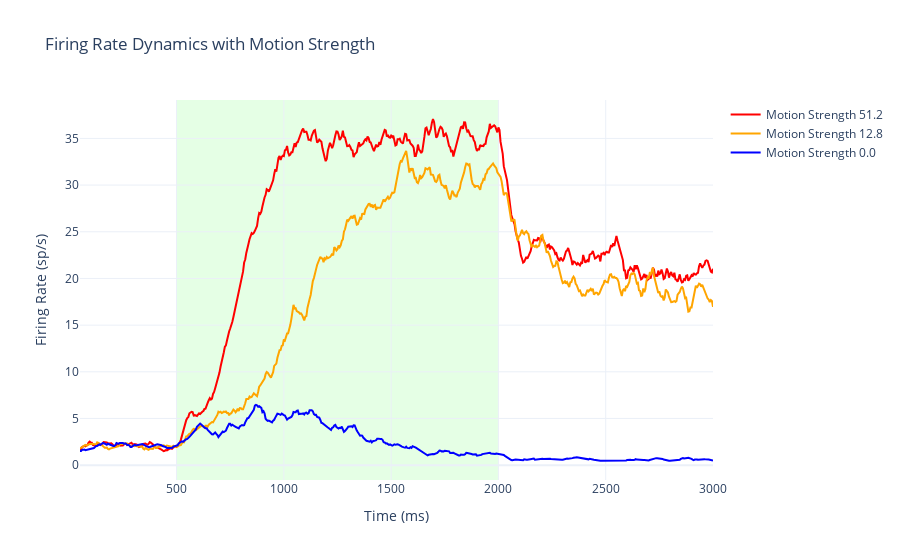

Write notebook code for a chart like this one.
### Markdown cell above
完善绘图

### Code cell
# 不同的运动强度条件
motion_strengths = [51.2, 12.8, 0.0]  # 运动强度条件
colors = ["red", "orange", "blue"]  # 为不同强度设置颜色
linestyles = ["solid", "solid", "solid"]  # 为不同强度设置线型

# 储存每种运动强度下的放电率
r1_conditions = []
r2_conditions = []

# 模拟不同的运动强度条件
for i, coherence in enumerate(motion_strengths):
    # 重新设置刺激输入
    I_stim_1 = J_Input * mu0 * (1 + coherence / 100)
    I_stim_2 = J_Input * mu0 * (1 - coherence / 100)
    I_ext1 = np.full(n_time_steps, I_0)
    I_ext2 = np.full(n_time_steps, I_0)
    I_ext1[stim_indices] += I_stim_1
    I_ext2[stim_indices] += I_stim_2

    # 重置变量
    S1 = np.zeros(n_time_steps)
    S2 = np.zeros(n_time_steps)
    r1 = np.zeros(n_time_steps)
    r2 = np.zeros(n_time_steps)
    S1[0] = S2[0] = 0.1

    # 网络模拟
    for t in range(n_time_steps - 1):
        I_noise1 += dt / tau_AMPA * (-I_noise1) + np.sqrt(dt / tau_AMPA) * sigma_I * np.random.randn()
        I_noise2 += dt / tau_AMPA * (-I_noise2) + np.sqrt(dt / tau_AMPA) * sigma_I * np.random.randn()
        I1[t] = J_N * S1[t] - J_N_cross * S2[t] + I_ext1[t] + I_noise1
        I2[t] = J_N * S2[t] - J_N_cross * S1[t] + I_ext2[t] + I_noise2
        r1[t] = max(0, H(I1[t]))
        r2[t] = max(0, H(I2[t]))
        S1[t + 1] = S1[t] + (-S1[t] / tau_NMDA + (1 - S1[t]) * gamma * r1[t] / 1000) * dt
        S2[t + 1] = S2[t] + (-S2[t] / tau_NMDA + (1 - S2[t]) * gamma * r2[t] / 1000) * dt

    # 滑动窗口平滑
    r1_smooth = [np.mean(r1[:time_window])]
    r2_smooth = [np.mean(r2[:time_window])]
    for t in range(1, int(np.floor((n_time_steps - time_window) / sliding_step)) + 1):
        start_idx = sliding_step * (t - 1)
        end_idx = start_idx + time_window
        r1_smooth.append(np.mean(r1[start_idx:end_idx]))
        r2_smooth.append(np.mean(r2[start_idx:end_idx]))
    r1_conditions.append(r1_smooth)
    r2_conditions.append(r2_smooth)

# --- 绘制放电率轨迹 ---
fig = go.Figure()

# 左图（motion on 到 eye movement 前）
for i, motion_strength in enumerate(motion_strengths):
    fig.add_trace(go.Scatter(
        x=np.arange(dt * time_window, dt * n_time_steps, dt * sliding_step),
        y=r1_conditions[i],
        mode="lines",
        name=f"Motion Strength {motion_strength}",
        line=dict(color=colors[i], width=2, dash=linestyles[i])
    ))

# 添加刺激高亮区域
fig.update_layout(
    title="Firing Rate Dynamics with Motion Strength",
    xaxis=dict(title="Time (ms)"),
    yaxis=dict(title="Firing Rate (sp/s)"),
    shapes=[
        dict(
            type="rect",
            xref="x",
            yref="paper",
            x0=stim_start,
            y0=0,
            x1=stim_end,
            y1=1,
            fillcolor="rgba(0, 255, 0, 0.1)",
            line=dict(width=0),
            layer="below"
        )
    ],
    template="plotly_white"
)

fig.show()

### Figure 1 — Plotly figure (JSON) as saved in the notebook; plotly's stock layout.template omitted (floating-point values rounded to 4 significant figures; data arrays with more than 128 entries replaced by an {"elided": "..."} marker saying what was removed)
{"data": [{"line": {"color": "red", "dash": "solid", "width": 2}, "mode": "lines", "name": "Motion Strength 51.2", "type": "scatter", "x": {"elided": "591 int values"}, "y": {"elided": "591 float values"}}, {"line": {"color": "orange", "dash": "solid", "width": 2}, "mode": "lines", "name": "Motion Strength 12.8", "type": "scatter", "x": {"elided": "591 int values"}, "y": {"elided": "591 float values"}}, {"line": {"color": "blue", "dash": "solid", "width": 2}, "mode": "lines", "name": "Motion Strength 0.0", "type": "scatter", "x": {"elided": "591 int values"}, "y": {"elided": "591 float values"}}], "layout": {"shapes": [{"fillcolor": "rgba(0, 255, 0, 0.1)", "layer": "below", "line": {"width": 0}, "type": "rect", "x0": 500, "x1": 2000, "xref": "x", "y0": 0, "y1": 1, "yref": "paper"}], "title": {"text": "Firing Rate Dynamics with Motion Strength"}, "xaxis": {"title": {"text": "Time (ms)"}}, "yaxis": {"title": {"text": "Firing Rate (sp/s)"}}}}
